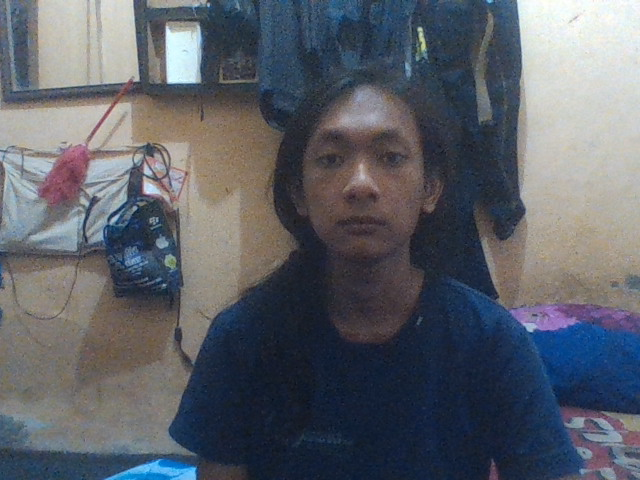
#> input picture training-data/irvan/1.png, 640 x 480 px
$ python detect.py
#> lines starting #> are read from the running program, lines starting #| are printed output that depends on the picture
### retinex.py
import numpy as np
from msr import *
import cv2

path = 'training-data/irvan/1.png'
img = cv2.imread(path)
#> img is the input picture: shape (480, 640, 3); mean B, G, R 105.1, 96.7, 92.6
# [10 lines left out: functions msr, msrcr, not called in this run]

### msr.py
import numpy as np
import scipy.ndimage as image
import scipy.fftpack as fft


def gaussian(r, c, sigma):
    x, y = np.mgrid[-(r - 1) / 2:(r - 1) / 2 + 1, -(c - 1) / 2:(c - 1) / 2 + 1]
    gauss = (1 / (2 * np.pi * sigma ** 2)) * np.exp(-(x ** 2 + y ** 2) / (2 * sigma))
    return gauss


def msr(i, kernel):
    fkernel = fft.fft2(kernel)
    fkernel = fft.fftshift(fkernel)
    I = fft.fft2(i)
    R = fft.ifft2(I * fkernel)
    R = np.abs(R)
    min1 = np.min(R)
    R = np.log(i + 1) - np.log(R - min1 + 1)
    return R


def main_msr(img):
    result = []
    r, c, _ = img.shape
    gauss15 = gaussian(r, c, 15)
    gauss80 = gaussian(r, c, 80)
    gauss250 = gaussian(r, c, 250)
    #mg = img[:, :, 0] + img[:, :, 1] + img[:, :, 2]
    for i in range(3):
        t = img[:, :, i]
        t = np.double(t)
        #g = (np.log(125 * t + 1) - np.log(mg + 1)) * 46
        result15 = msr(t, gauss15)
        result80 = msr(t, gauss80)
        result250 = msr(t, gauss250)
        m = (result15 + result80 + result250) / 3
        min1 = np.min(m)
        max1 = np.max(m)
        m = np.uint8(255 * (m - min1) / (max1 - min1))  # msr

        # [5 lines of commented-out code are left out]
        result.append(m)
    result = np.dstack((result[0], result[1], result[2]))
    return result


def main_msrcr(img):
    result = []
    r, c, _ = img.shape
    gauss15 = gaussian(r, c, 15)
    gauss80 = gaussian(r, c, 80)
    gauss250 = gaussian(r, c, 250)
    mg = img[:, :, 0] + img[:, :, 1] + img[:, :, 2]
    for i in range(3):
        t = img[:, :, i]
        t = np.double(t)
        g = (np.log(125 * t + 1) - np.log(mg + 1)) * 46
        result15 = msr(t, gauss15)
        result80 = msr(t, gauss80)
        result250 = msr(t, gauss250)
        m = (result15 + result80 + result250) / 3
        min1 = np.min(m)
        max1 = np.max(m)
        m = np.uint8(255 * (m - min1) / (max1 - min1))  # msr

        r = 192 * (g * m - 30)
        min1 = np.min(r)
        max1 = np.max(r)
        r = np.uint8(255 * (r - min1) / (max1 - min1))
        result.append(r)
    result = np.dstack((result[0], result[1], result[2]))
    return result

### detect.py
import cv2
import retinex
import numpy as np

cascPath = 'opencv-files/haarcascade_frontalface_alt.xml'
faceCascade = cv2.CascadeClassifier(cascPath)

img = cv2.imread('training-data/irvan/19.jpg')
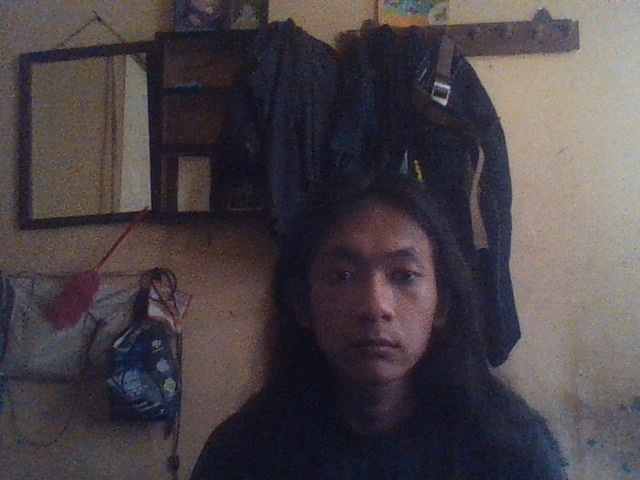
#> input picture training-data/irvan/19.jpg, 640 x 480 px
#> img is the input picture: shape (480, 640, 3); mean B, G, R 71.8, 67.6, 74.6
faces = faceCascade.detectMultiScale(img, scaleFactor=1.2, minNeighbors=5)
#> faces = [[296, 214, 163, 163]]
print("Found {0} faces!".format(len(faces)))
#| Found 1 faces!


def get_perform(img):
    f = open('gray.txt', 'a')
    f.write(str(img) + "\n")
    f.flush()


for (x, y, w, h) in faces:
    face = cv2.rectangle(img, (x, y), (x + w, y + h), (255, 0, 0), 1)
    im = img[y:y + w, x:x + h]
    dim = (100, 100)
    resized = cv2.resize(im, dim, interpolation=cv2.INTER_AREA)
    msr = retinex.main_msr(resized)
    msrcr = retinex.main_msrcr(resized)
    gray = cv2.cvtColor(msr, cv2.COLOR_BGR2GRAY)
    gray2 = cv2.cvtColor(msrcr, cv2.COLOR_BGR2GRAY)
    # [15 lines of commented-out code are left out]
    cv2.imshow('MSR', msr)
    cv2.imshow('MSRCR', msrcr)
    cv2.waitKey(5000)
#> this loop made 1 pass
#> (w, h) on pass 1: (163, 163)
#> pass 1, `im = img[y:y + w, x:x + h]`:
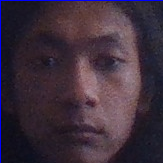
#> im: shape (163, 163, 3); mean B, G, R 59.6, 46.3, 61.6
#> pass 1, in gaussian, `x, y = np.mgrid[-(r - 1) / 2:(r - 1) / 2 + 1, -(c - 1) / 2:(c - 1) / 2..`:
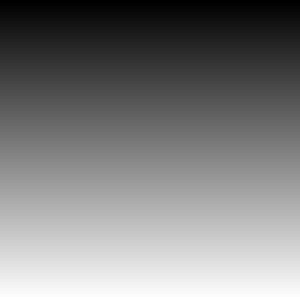
#> x: shape (100, 100) float64 (shown 3 times larger); min -49.5, max 49.5, mean 0; drawn with min black and max white
#> after the loop:
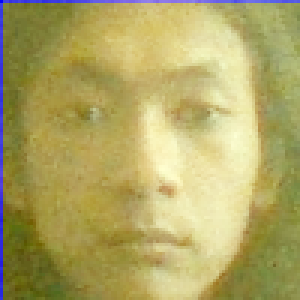
#> msr: shape (100, 100, 3) (shown 3 times larger); mean B, G, R 100.2, 166.8, 175.8
#> after the loop: msrcr: shape (100, 100, 3); every value is 0
